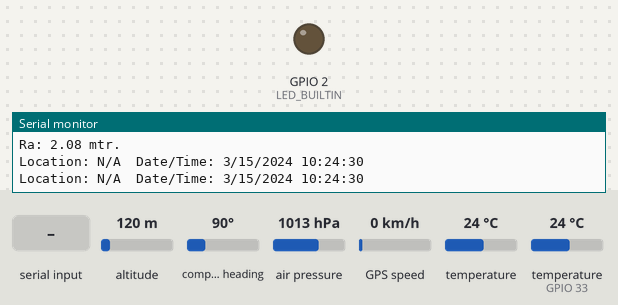
The sketch below on a simulated ESP32. Shown: output pins drawn as LEDs (lit = HIGH), the last lines printed to the serial monitor. The inputs (shaded band) are chosen by the test bench; at power-on: altitude 120 m, compass heading 90°, air pressure 1013 hPa, GPS speed 0 km/h, temperature 24 °C, temperature (sensor on GPIO 33) 24 °C. The GPS gets a fix after 3 s at 37.7749, -122.4194 with 8 satellites; no radio packets arrive unless stated.

Above: at 1.7 s.
1.8 s: "*" received over the second serial link
At 7.7 s:
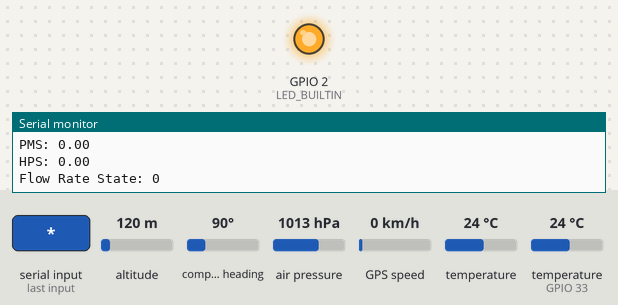
Timing chart, 0 to 16.6 s (numbered marks = the images above; inputs shaded):
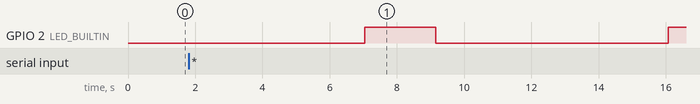

The sketch:

SensorData_Router.ino
```cpp
//Code for BASE unit that collects data from Sonde and sends to gateway over LoRa.

/*Demo Code for Project_EEL.
 *GPS--Huzzah32(H32)
 *DS18B20--H32
 *BMP280--H32
 *UART(H32)RX.--L.C.--TX.UART(ATtiny3217)
 *UART(QF).TX--L.C.--RX.UART(ATtiny3217)
 *ATtiny32.ADC--E.C./PPM,H.P.,TUB,P.M...debug
 */
//Test data added in Mk3 and Mk2.  Original Code Mk1.
#include <TinyGPS++.h>
#include <HardwareSerial.h>
#include <Adafruit_BMP280.h>
#include <OneWire.h>
#include <DallasTemperature.h>
#include <Wire.h>
#include <SPI.h>
#include <SPI.h>
#include <LoRa.h>

#define ONE_WIRE_BUS 33     //Tested.
#define ss 4
#define rst 21
#define dio0 33
HardwareSerial tGPS(2);
#define gpsRXPIN 14
#define gpsTXPIN 32

HardwareSerial SensorBoard(1);
#define sbRXPIN 15
#define sbTXPIN 12

String readString,Count, EC, TDS, Temp, NTU, PMS, HPS, QLState;
int arr1, arr2, arr3, arr4, arr5, arr6, arr7, arr8;
char c;
int TDSI, FlowRate;
float ECF,TempF,NTUF,PMSF,HPSF;

OneWire oneWire(ONE_WIRE_BUS);
DallasTemperature sensors(&oneWire);

TinyGPSPlus gps;
Adafruit_BMP280 bmp;

void setup()
{
  Serial.begin(115200);
  sensors.begin();
  LoRa.setPins(ss, rst, dio0);
  LoRa.begin(867E6);
  bmp.begin();
  bmp.setSampling(Adafruit_BMP280::MODE_NORMAL,     /* Operating Mode. */
                  Adafruit_BMP280::SAMPLING_X2,     /* Temp. oversampling */
                  Adafruit_BMP280::SAMPLING_X16,    /* Pressure oversampling */
                  Adafruit_BMP280::FILTER_X16,      /* Filtering. */
                  Adafruit_BMP280::STANDBY_MS_500); /* Standby time. */
                  pinMode(LED_BUILTIN, OUTPUT);
                  tGPS.begin(9600, SERIAL_8N1, gpsRXPIN, gpsTXPIN);
                  SensorBoard.begin(115200, SERIAL_8N1, sbRXPIN, sbTXPIN);
}

void loop()
{
  delay(100); //Added.
  digitalWrite(LED_BUILTIN, LOW);
  Serial.print("Surface Probe Temperature...");
  sensors.requestTemperatures();
  Serial.println(sensors.getTempCByIndex(0));
  Serial.print(F("Rt: "));
  Serial.print(bmp.readTemperature());
  Serial.println(" degC");
  Serial.print(F("Ra: "));
  Serial.print(bmp.readAltitude(1013.25)); /* To be adjusted as per ground elevation profile*/
  Serial.println(" mtr.");
  while (tGPS.available() > 0)
    if (gps.encode(tGPS.read()))
      displayInfo();
  Serial.println();
  //delay(2000);
  delay(5000);
  /////////////////////Add.Start
  GetSerial();
  delay(500);
  /////////////////////Add.End

  LoRa.beginPacket();
  LoRa.println("Project_EEL ");
  LoRa.print("Base: ");
  LoRa.print("[D/T:");LoRa.print(gps.date.day());LoRa.print("/");LoRa.print(gps.date.month());LoRa.print("/");LoRa.print(gps.date.year());LoRa.print("  ");
  LoRa.print(gps.time.hour());LoRa.print(":");LoRa.print(gps.time.minute());LoRa.print(":");LoRa.print(gps.time.second());LoRa.print("],[Pos:");
  LoRa.print(gps.location.lat(), 4);LoRa.print("  ");LoRa.print(gps.location.lng(), 4);
  LoRa.print("],[Ts:");LoRa.print(sensors.getTempCByIndex(0));LoRa.print("*C],[Rt:");LoRa.print(bmp.readTemperature());LoRa.print("*C],[Ra:");
  LoRa.print(bmp.readAltitude(1013.25));LoRa.print("m]");
  LoRa.endPacket();
  delay(500);
  LoRa.beginPacket();
  LoRa.print("SONDE: ");LoRa.print("[EC:");LoRa.print(ECF);LoRa.print("],[TDS:");LoRa.print(TDSI);LoRa.print("],[Temp:");LoRa.print(TempF);
  LoRa.print("],[NTU:");LoRa.print(NTUF);LoRa.print("],[PMS:");LoRa.print(PMSF);LoRa.print("],[HPS:");LoRa.print(HPSF);LoRa.print("],[F.R.Sate:");LoRa.print(FlowRate);LoRa.print("]");
  LoRa.endPacket();
  digitalWrite(LED_BUILTIN, HIGH);
  delay(2000);
}

void displayInfo()
{
  Serial.print(F("Location: "));
  if (gps.location.isValid())
  {
    Serial.print(gps.location.lat(), 4);
    Serial.print(F(","));
    Serial.print(gps.location.lng(), 4);
  }
  else
  {
    Serial.print(F("N/A"));
  }

  Serial.print(F("  Date/Time: "));
  if (gps.date.isValid())
  {
    Serial.print(gps.date.month());
    Serial.print(F("/"));
    Serial.print(gps.date.day());
    Serial.print(F("/"));
    Serial.print(gps.date.year());
  }
  else
  {
    Serial.print(F("N/A"));
  }

  Serial.print(F(" "));
  if (gps.time.isValid())
  {
    if (gps.time.hour() < 10) Serial.print(F("0"));
    Serial.print(gps.time.hour());
    Serial.print(F(":"));
    if (gps.time.minute() < 10) Serial.print(F("0"));
    Serial.print(gps.time.minute());
    Serial.print(F(":"));
    if (gps.time.second() < 10) Serial.print(F("0"));
    Serial.print(gps.time.second());
  }
  else
  {
    Serial.print(F("N/A"));
  }

  Serial.println();
}


void GetSerial()
{
  while (SensorBoard.available() > 0)
  {
  c =SensorBoard.read();
  if (c=='*')
  {
    //Serial.println();
    Serial.println(readString);
    arr1=readString.indexOf(',');
    Count=readString.substring(0, arr1);
    arr2=readString.indexOf(',', arr1+1);
    EC=readString.substring(arr1+1, arr2);
    arr3=readString.indexOf(',', arr2+1);
    TDS=readString.substring(arr2+1, arr3);
    arr4=readString.indexOf(',', arr3+1);
    Temp=readString.substring(arr3+1, arr4);
    arr5=readString.indexOf(',', arr4+1);
    NTU=readString.substring(arr4+1, arr5);
    arr6=readString.indexOf(',', arr5+1);
    PMS=readString.substring(arr5+1, arr6);
    arr7=readString.indexOf(',', arr6+1);
    HPS=readString.substring(arr6+1, arr7);
    arr8=readString.indexOf(',', arr7+1);
    QLState=readString.substring(arr7+1);
/* // Print String for De-bugging.
    //Serial.print("Count: ");
    Serial.println(Count);
    Serial.print("EC: ");
    Serial.println(EC);
    Serial.print("TDS: ");
    Serial.println(TDS);
    Serial.print("Temp: ");
    Serial.println(Temp);
    Serial.print("NTU: ");
    Serial.println(NTU);
    Serial.print("PMS: ");
    Serial.println(PMS);
    Serial.print("HPS: ");
    Serial.println(HPS);
    Serial.print("FlowRate: ");
    Serial.println(QLState);
    Serial.println();
*/
//////Int&FloatConversion..
ECF = EC.toFloat();
TDSI = TDS.toInt();
TempF = Temp.toFloat();
NTUF = NTU.toFloat();
PMSF = PMS.toFloat();
HPSF = HPS.toFloat();
FlowRate = QLState.toInt(); // TODO.
//////PrintValues.
Serial.print("EC: ");
Serial.println(ECF);
Serial.print("TDS: ");
Serial.println(TDSI);
Serial.print("Temp: ");
Serial.println(TempF);

Serial.print("NTU: ");
Serial.println(NTUF);
Serial.print("PMS: ");
Serial.println(PMSF);
Serial.print("HPS: ");
Serial.println(HPSF);

Serial.print("Flow Rate State: ");
Serial.println(FlowRate);


//Flush individual string data.
    readString="";
    Count="";
    EC="";
    TDS="";
    Temp="";
    NTU="";
    PMS="";
    HPS="";
    QLState="";
  }
  else{
    readString += c;
  }
}
}
```
